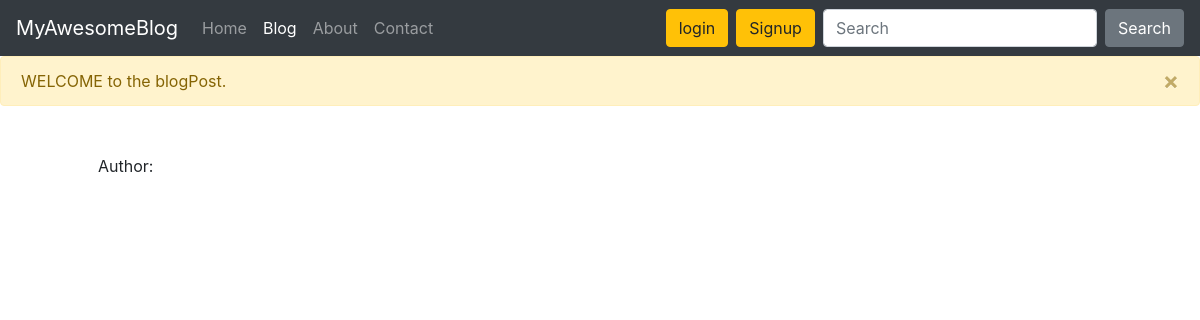
The page /blog/PUBG-is-back!!! on the database as committed earlier.
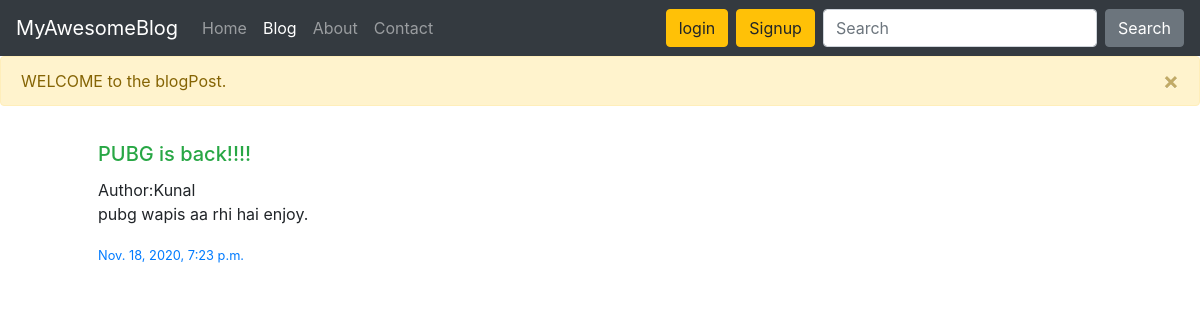
The same page on the database as committed later.
### myBlogApp/models.py (models this page shows, shortened)
class Post(models.Model):
  sno = models.AutoField(primary_key=True)
  title = models.CharField(max_length=255)
  category = models.CharField(max_length=25)
  content = models.CharField(max_length=1000)
  slug = models.CharField(max_length=50)
  author = models.CharField(max_length=12)
  timeStamp = models.DateTimeField(blank=True)

### myBlogApp/views.py (the view)
# urls.py: path('<str:slug>', views.blogPost, name='blogpost')
def blogPost(request, slug):
  post = Post.objects.filter(slug=slug).first()
  context = {'post': post}
  messages.warning(request, 'WELCOME to the blogPost.')
  return render(request, 'blogApp/blogPost.html', context)

### templates/blogApp/blogPost.html (shortened to what this page needs)
{% extends 'base.html' %}
{% block blogactive %}active{% endblock blogactive %}
{% block body %}
  <div class="container px-5">
    <div class="card-body">
      <h5 class="card-title text-success">{{post.title}}</h5>
      <p class="m-0"> Author:{{post.author}}</p>
      <p class="card-text">{{post.content}}</p>
      <p class="card-text "><small class="text-primary">{{post.timeStamp}}</small></p>
      </div>
</div>
{% endblock body %}

Rows that differ between the two databases and show on the page:
added Post: title "PUBG is back!!!!", author "Kunal", content "pubg wapis aa rhi hai enjoy.", timeStamp "Nov. 18, 2020, 7:23 p.m."
